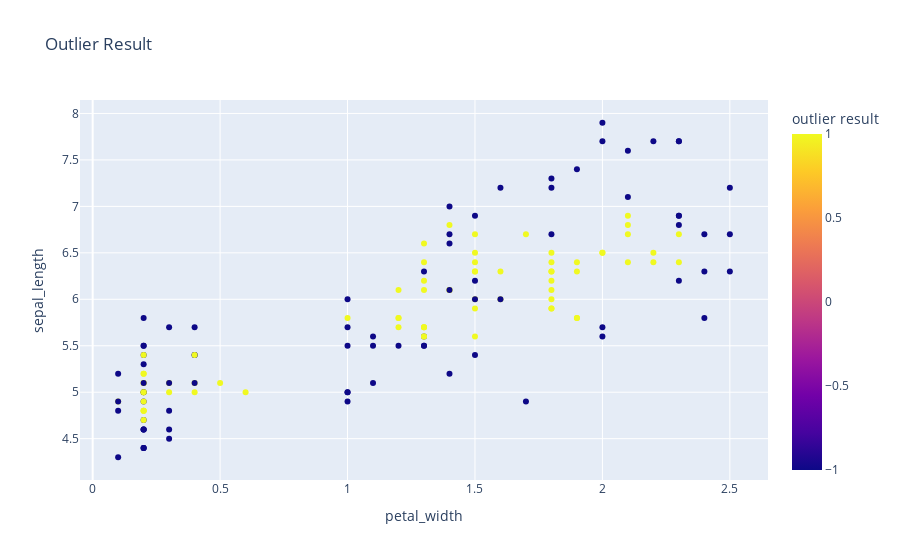

The code cell stored with this chart in its notebook:
### Code cell
plot = px.scatter(data_frame = X,
                 x = 'petal_width',
                 y = 'sepal_length',
                color = 'outlier result',
                 title = 'Outlier Result')
plot.show()

### Figure 1 — Plotly figure (JSON) as saved in the notebook; plotly's stock layout.template omitted (floating-point values rounded to 4 significant figures; data arrays with more than 128 entries replaced by an {"elided": "..."} marker saying what was removed)
{"data": [{"hovertemplate": "petal_width=%{x}<br>sepal_length=%{y}<br>outlier result=%{marker.color}<extra></extra>", "legendgroup": "", "marker": {"color": {"elided": "150 int values"}, "coloraxis": "coloraxis", "symbol": "circle"}, "mode": "markers", "name": "", "orientation": "v", "showlegend": false, "type": "scatter", "x": {"elided": "150 float values"}, "xaxis": "x", "y": {"elided": "150 float values"}, "yaxis": "y"}], "layout": {"autosize": true, "coloraxis": {"colorbar": {"title": {"text": "outlier result"}}, "colorscale": [[0, "#0d0887"], [0.1111, "#46039f"], [0.2222, "#7201a8"], [0.3333, "#9c179e"], [0.4444, "#bd3786"], [0.5556, "#d8576b"], [0.6667, "#ed7953"], [0.7778, "#fb9f3a"], [0.8889, "#fdca26"], [1, "#f0f921"]]}, "legend": {"tracegroupgap": 0}, "title": {"text": "Outlier Result"}, "xaxis": {"anchor": "y", "autorange": true, "domain": [0, 1], "range": [-0.04762, 2.648], "title": {"text": "petal_width"}, "type": "linear"}, "yaxis": {"anchor": "x", "autorange": true, "domain": [0, 1], "range": [4.003, 8.197], "title": {"text": "sepal_length"}, "type": "linear"}}}
